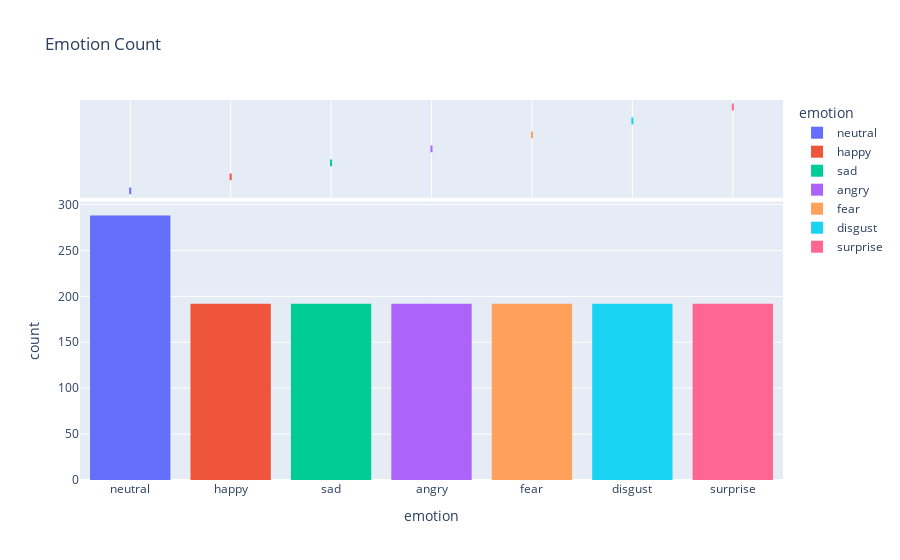
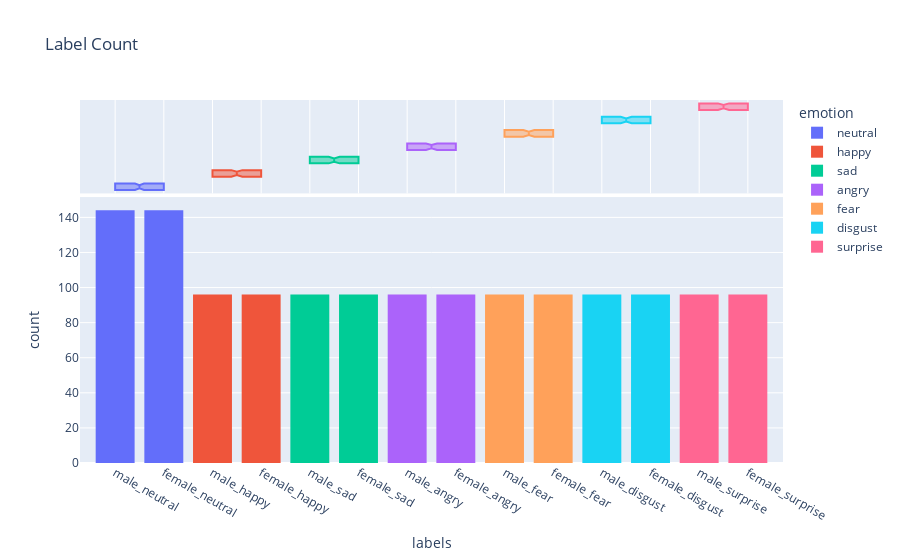

These figures' notebook cell, in order:
### Markdown cell above
### 3. Data Visualization :

### Code cell
px_fig = px.histogram(RAV_df, x='emotion', color='emotion', marginal='box',  
                      title='Emotion Count')
px_fig.update_layout(bargap=0.2)
px_fig.show()

px_fig = px.histogram(RAV_df, x='labels', color='emotion', marginal='box',  
                      title='Label Count')
px_fig.update_layout(bargap=0.2)
px_fig.show()

### Figure 1 — Plotly figure (JSON) as saved in the notebook; plotly's stock layout.template omitted (floating-point values rounded to 4 significant figures; data arrays with more than 128 entries replaced by an {"elided": "..."} marker saying what was removed)
{"data": [{"alignmentgroup": "True", "bingroup": "x", "hovertemplate": "emotion=%{x}<br>count=%{y}<extra></extra>", "legendgroup": "neutral", "marker": {"color": "#636efa", "pattern": {"shape": ""}}, "name": "neutral", "offsetgroup": "neutral", "orientation": "v", "showlegend": true, "type": "histogram", "x": {"elided": "288 str values"}, "xaxis": "x", "yaxis": "y"}, {"alignmentgroup": "True", "hovertemplate": "emotion=%{x}<extra></extra>", "legendgroup": "neutral", "marker": {"color": "#636efa"}, "name": "neutral", "notched": true, "offsetgroup": "neutral", "showlegend": false, "type": "box", "x": {"elided": "288 str values"}, "xaxis": "x2", "yaxis": "y2"}, {"alignmentgroup": "True", "bingroup": "x", "hovertemplate": "emotion=%{x}<br>count=%{y}<extra></extra>", "legendgroup": "happy", "marker": {"color": "#EF553B", "pattern": {"shape": ""}}, "name": "happy", "offsetgroup": "happy", "orientation": "v", "showlegend": true, "type": "histogram", "x": {"elided": "192 str values"}, "xaxis": "x", "yaxis": "y"}, {"alignmentgroup": "True", "hovertemplate": "emotion=%{x}<extra></extra>", "legendgroup": "happy", "marker": {"color": "#EF553B"}, "name": "happy", "notched": true, "offsetgroup": "happy", "showlegend": false, "type": "box", "x": {"elided": "192 str values"}, "xaxis": "x2", "yaxis": "y2"}, {"alignmentgroup": "True", "bingroup": "x", "hovertemplate": "emotion=%{x}<br>count=%{y}<extra></extra>", "legendgroup": "sad", "marker": {"color": "#00cc96", "pattern": {"shape": ""}}, "name": "sad", "offsetgroup": "sad", "orientation": "v", "showlegend": true, "type": "histogram", "x": {"elided": "192 str values"}, "xaxis": "x", "yaxis": "y"}, {"alignmentgroup": "True", "hovertemplate": "emotion=%{x}<extra></extra>", "legendgroup": "sad", "marker": {"color": "#00cc96"}, "name": "sad", "notched": true, "offsetgroup": "sad", "showlegend": false, "type": "box", "x": {"elided": "192 str values"}, "xaxis": "x2", "yaxis": "y2"}, {"alignmentgroup": "True", "bingroup": "x", "hovertemplate": "emotion=%{x}<br>count=%{y}<extra></extra>", "legendgroup": "angry", "marker": {"color": "#ab63fa", "pattern": {"shape": ""}}, "name": "angry", "offsetgroup": "angry", "orientation": "v", "showlegend": true, "type": "histogram", "x": {"elided": "192 str values"}, "xaxis": "x", "yaxis": "y"}, {"alignmentgroup": "True", "hovertemplate": "emotion=%{x}<extra></extra>", "legendgroup": "angry", "marker": {"color": "#ab63fa"}, "name": "angry", "notched": true, "offsetgroup": "angry", "showlegend": false, "type": "box", "x": {"elided": "192 str values"}, "xaxis": "x2", "yaxis": "y2"}, {"alignmentgroup": "True", "bingroup": "x", "hovertemplate": "emotion=%{x}<br>count=%{y}<extra></extra>", "legendgroup": "fear", "marker": {"color": "#FFA15A", "pattern": {"shape": ""}}, "name": "fear", "offsetgroup": "fear", "orientation": "v", "showlegend": true, "type": "histogram", "x": {"elided": "192 str values"}, "xaxis": "x", "yaxis": "y"}, {"alignmentgroup": "True", "hovertemplate": "emotion=%{x}<extra></extra>", "legendgroup": "fear", "marker": {"color": "#FFA15A"}, "name": "fear", "notched": true, "offsetgroup": "fear", "showlegend": false, "type": "box", "x": {"elided": "192 str values"}, "xaxis": "x2", "yaxis": "y2"}, {"alignmentgroup": "True", "bingroup": "x", "hovertemplate": "emotion=%{x}<br>count=%{y}<extra></extra>", "legendgroup": "disgust", "marker": {"color": "#19d3f3", "pattern": {"shape": ""}}, "name": "disgust", "offsetgroup": "disgust", "orientation": "v", "showlegend": true, "type": "histogram", "x": {"elided": "192 str values"}, "xaxis": "x", "yaxis": "y"}, {"alignmentgroup": "True", "hovertemplate": "emotion=%{x}<extra></extra>", "legendgroup": "disgust", "marker": {"color": "#19d3f3"}, "name": "disgust", "notched": true, "offsetgroup": "disgust", "showlegend": false, "type": "box", "x": {"elided": "192 str values"}, "xaxis": "x2", "yaxis": "y2"}, {"alignmentgroup": "True", "bingroup": "x", "hovertemplate": "emotion=%{x}<br>count=%{y}<extra></extra>", "legendgroup": "surprise", "marker": {"color": "#FF6692", "pattern": {"shape": ""}}, "name": "surprise", "offsetgroup": "surprise", "orientation": "v", "showlegend": true, "type": "histogram", "x": {"elided": "192 str values"}, "xaxis": "x", "yaxis": "y"}, {"alignmentgroup": "True", "hovertemplate": "emotion=%{x}<extra></extra>", "legendgroup": "surprise", "marker": {"color": "#FF6692"}, "name": "surprise", "notched": true, "offsetgroup": "surprise", "showlegend": false, "type": "box", "x": {"elided": "192 str values"}, "xaxis": "x2", "yaxis": "y2"}], "layout": {"bargap": 0.2, "barmode": "relative", "legend": {"title": {"text": "emotion"}, "tracegroupgap": 0}, "title": {"text": "Emotion Count"}, "xaxis": {"anchor": "y", "categoryarray": ["neutral", "happy", "sad", "angry", "fear", "disgust", "surprise"], "categoryorder": "array", "domain": [0, 1], "title": {"text": "emotion"}}, "xaxis2": {"anchor": "y2", "domain": [0, 1], "matches": "x", "showgrid": true, "showticklabels": false}, "yaxis": {"anchor": "x", "domain": [0, 0.7326], "title": {"text": "count"}}, "yaxis2": {"anchor": "x2", "domain": [0.7426, 1], "matches": "y2", "showgrid": false, "showline": false, "showticklabels": false, "ticks": ""}}}

### Figure 2 — Plotly figure (JSON) as saved in the notebook; plotly's stock layout.template omitted (floating-point values rounded to 4 significant figures; data arrays with more than 128 entries replaced by an {"elided": "..."} marker saying what was removed)
{"data": [{"alignmentgroup": "True", "bingroup": "x", "hovertemplate": "emotion=neutral<br>labels=%{x}<br>count=%{y}<extra></extra>", "legendgroup": "neutral", "marker": {"color": "#636efa", "pattern": {"shape": ""}}, "name": "neutral", "offsetgroup": "neutral", "orientation": "v", "showlegend": true, "type": "histogram", "x": {"elided": "288 str values"}, "xaxis": "x", "yaxis": "y"}, {"alignmentgroup": "True", "hovertemplate": "emotion=neutral<br>labels=%{x}<extra></extra>", "legendgroup": "neutral", "marker": {"color": "#636efa"}, "name": "neutral", "notched": true, "offsetgroup": "neutral", "showlegend": false, "type": "box", "x": {"elided": "288 str values"}, "xaxis": "x2", "yaxis": "y2"}, {"alignmentgroup": "True", "bingroup": "x", "hovertemplate": "emotion=happy<br>labels=%{x}<br>count=%{y}<extra></extra>", "legendgroup": "happy", "marker": {"color": "#EF553B", "pattern": {"shape": ""}}, "name": "happy", "offsetgroup": "happy", "orientation": "v", "showlegend": true, "type": "histogram", "x": {"elided": "192 str values"}, "xaxis": "x", "yaxis": "y"}, {"alignmentgroup": "True", "hovertemplate": "emotion=happy<br>labels=%{x}<extra></extra>", "legendgroup": "happy", "marker": {"color": "#EF553B"}, "name": "happy", "notched": true, "offsetgroup": "happy", "showlegend": false, "type": "box", "x": {"elided": "192 str values"}, "xaxis": "x2", "yaxis": "y2"}, {"alignmentgroup": "True", "bingroup": "x", "hovertemplate": "emotion=sad<br>labels=%{x}<br>count=%{y}<extra></extra>", "legendgroup": "sad", "marker": {"color": "#00cc96", "pattern": {"shape": ""}}, "name": "sad", "offsetgroup": "sad", "orientation": "v", "showlegend": true, "type": "histogram", "x": {"elided": "192 str values"}, "xaxis": "x", "yaxis": "y"}, {"alignmentgroup": "True", "hovertemplate": "emotion=sad<br>labels=%{x}<extra></extra>", "legendgroup": "sad", "marker": {"color": "#00cc96"}, "name": "sad", "notched": true, "offsetgroup": "sad", "showlegend": false, "type": "box", "x": {"elided": "192 str values"}, "xaxis": "x2", "yaxis": "y2"}, {"alignmentgroup": "True", "bingroup": "x", "hovertemplate": "emotion=angry<br>labels=%{x}<br>count=%{y}<extra></extra>", "legendgroup": "angry", "marker": {"color": "#ab63fa", "pattern": {"shape": ""}}, "name": "angry", "offsetgroup": "angry", "orientation": "v", "showlegend": true, "type": "histogram", "x": {"elided": "192 str values"}, "xaxis": "x", "yaxis": "y"}, {"alignmentgroup": "True", "hovertemplate": "emotion=angry<br>labels=%{x}<extra></extra>", "legendgroup": "angry", "marker": {"color": "#ab63fa"}, "name": "angry", "notched": true, "offsetgroup": "angry", "showlegend": false, "type": "box", "x": {"elided": "192 str values"}, "xaxis": "x2", "yaxis": "y2"}, {"alignmentgroup": "True", "bingroup": "x", "hovertemplate": "emotion=fear<br>labels=%{x}<br>count=%{y}<extra></extra>", "legendgroup": "fear", "marker": {"color": "#FFA15A", "pattern": {"shape": ""}}, "name": "fear", "offsetgroup": "fear", "orientation": "v", "showlegend": true, "type": "histogram", "x": {"elided": "192 str values"}, "xaxis": "x", "yaxis": "y"}, {"alignmentgroup": "True", "hovertemplate": "emotion=fear<br>labels=%{x}<extra></extra>", "legendgroup": "fear", "marker": {"color": "#FFA15A"}, "name": "fear", "notched": true, "offsetgroup": "fear", "showlegend": false, "type": "box", "x": {"elided": "192 str values"}, "xaxis": "x2", "yaxis": "y2"}, {"alignmentgroup": "True", "bingroup": "x", "hovertemplate": "emotion=disgust<br>labels=%{x}<br>count=%{y}<extra></extra>", "legendgroup": "disgust", "marker": {"color": "#19d3f3", "pattern": {"shape": ""}}, "name": "disgust", "offsetgroup": "disgust", "orientation": "v", "showlegend": true, "type": "histogram", "x": {"elided": "192 str values"}, "xaxis": "x", "yaxis": "y"}, {"alignmentgroup": "True", "hovertemplate": "emotion=disgust<br>labels=%{x}<extra></extra>", "legendgroup": "disgust", "marker": {"color": "#19d3f3"}, "name": "disgust", "notched": true, "offsetgroup": "disgust", "showlegend": false, "type": "box", "x": {"elided": "192 str values"}, "xaxis": "x2", "yaxis": "y2"}, {"alignmentgroup": "True", "bingroup": "x", "hovertemplate": "emotion=surprise<br>labels=%{x}<br>count=%{y}<extra></extra>", "legendgroup": "surprise", "marker": {"color": "#FF6692", "pattern": {"shape": ""}}, "name": "surprise", "offsetgroup": "surprise", "orientation": "v", "showlegend": true, "type": "histogram", "x": {"elided": "192 str values"}, "xaxis": "x", "yaxis": "y"}, {"alignmentgroup": "True", "hovertemplate": "emotion=surprise<br>labels=%{x}<extra></extra>", "legendgroup": "surprise", "marker": {"color": "#FF6692"}, "name": "surprise", "notched": true, "offsetgroup": "surprise", "showlegend": false, "type": "box", "x": {"elided": "192 str values"}, "xaxis": "x2", "yaxis": "y2"}], "layout": {"bargap": 0.2, "barmode": "relative", "legend": {"title": {"text": "emotion"}, "tracegroupgap": 0}, "title": {"text": "Label Count"}, "xaxis": {"anchor": "y", "domain": [0, 1], "title": {"text": "labels"}}, "xaxis2": {"anchor": "y2", "domain": [0, 1], "matches": "x", "showgrid": true, "showticklabels": false}, "yaxis": {"anchor": "x", "domain": [0, 0.7326], "title": {"text": "count"}}, "yaxis2": {"anchor": "x2", "domain": [0.7426, 1], "matches": "y2", "showgrid": false, "showline": false, "showticklabels": false, "ticks": ""}}}
